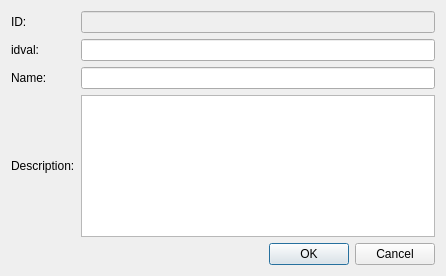
<?xml version="1.0" encoding="UTF-8"?>
<ui version="4.0">
 <class>dlg_bc</class>
 <widget class="QDialog" name="dlg_bc">
  <property name="geometry">
   <rect>
    <x>0</x>
    <y>0</y>
    <width>446</width>
    <height>276</height>
   </rect>
  </property>
  <property name="windowTitle">
   <string>Boundary condition scenario</string>
  </property>
  <layout class="QGridLayout">
   <item row="1" column="0">
    <layout class="QHBoxLayout" name="horizontalLayout">
     <item>
      <spacer name="horizontalSpacer">
       <property name="orientation">
        <enum>Qt::Horizontal</enum>
       </property>
       <property name="sizeType">
        <enum>QSizePolicy::Expanding</enum>
       </property>
       <property name="sizeHint" stdset="0">
        <size>
         <width>40</width>
         <height>20</height>
        </size>
       </property>
      </spacer>
     </item>
     <item>
      <widget class="QPushButton" name="btn_accept">
       <property name="text">
        <string>OK</string>
       </property>
      </widget>
     </item>
     <item>
      <widget class="QPushButton" name="btn_cancel">
       <property name="text">
        <string>Cancel</string>
       </property>
      </widget>
     </item>
    </layout>
   </item>
   <item row="0" column="0">
    <layout class="QGridLayout" name="gridLayout">
     <item row="1" column="0">
      <widget class="QLabel" name="lbl_idval">
       <property name="text">
        <string>idval:</string>
       </property>
      </widget>
     </item>
     <item row="2" column="0">
      <widget class="QLabel" name="lbl_name">
       <property name="text">
        <string>Name:</string>
       </property>
      </widget>
     </item>
     <item row="1" column="1">
      <widget class="QLineEdit" name="txt_idval"/>
     </item>
     <item row="3" column="0">
      <widget class="QLabel" name="lbl_descript">
       <property name="text">
        <string>Description:</string>
       </property>
      </widget>
     </item>
     <item row="2" column="1">
      <widget class="QLineEdit" name="txt_name"/>
     </item>
     <item row="3" column="1">
      <widget class="QTextEdit" name="txt_descript"/>
     </item>
     <item row="0" column="0">
      <widget class="QLabel" name="lbl_id">
       <property name="text">
        <string>ID:</string>
       </property>
      </widget>
     </item>
     <item row="0" column="1">
      <widget class="QLineEdit" name="txt_id">
       <property name="enabled">
        <bool>false</bool>
       </property>
      </widget>
     </item>
    </layout>
   </item>
  </layout>
 </widget>
 <resources/>
 <connections/>
</ui>
